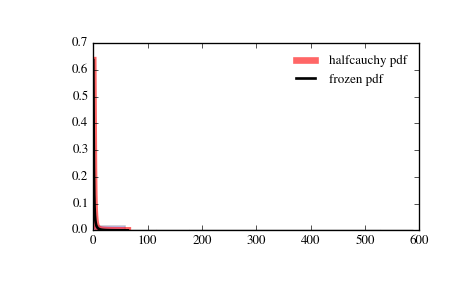

Generate this figure with Python:
from scipy.stats import halfcauchy
import matplotlib.pyplot as plt
fig, ax = plt.subplots(1, 1)

# Calculate a few first moments:

mean, var, skew, kurt = halfcauchy.stats(moments='mvsk')

# Display the probability density function (``pdf``):

x = np.linspace(halfcauchy.ppf(0.01),
                halfcauchy.ppf(0.99), 100)
ax.plot(x, halfcauchy.pdf(x),
       'r-', lw=5, alpha=0.6, label='halfcauchy pdf')

# Alternatively, the distribution object can be called (as a function)
# to fix the shape, location and scale parameters. This returns a "frozen"
# RV object holding the given parameters fixed.

# Freeze the distribution and display the frozen ``pdf``:

rv = halfcauchy()
ax.plot(x, rv.pdf(x), 'k-', lw=2, label='frozen pdf')

# Check accuracy of ``cdf`` and ``ppf``:

vals = halfcauchy.ppf([0.001, 0.5, 0.999])
np.allclose([0.001, 0.5, 0.999], halfcauchy.cdf(vals))
# True

# Generate random numbers:

r = halfcauchy.rvs(size=1000)

# And compare the histogram:

ax.hist(r, normed=True, histtype='stepfilled', alpha=0.2)
ax.legend(loc='best', frameon=False)
plt.show()
